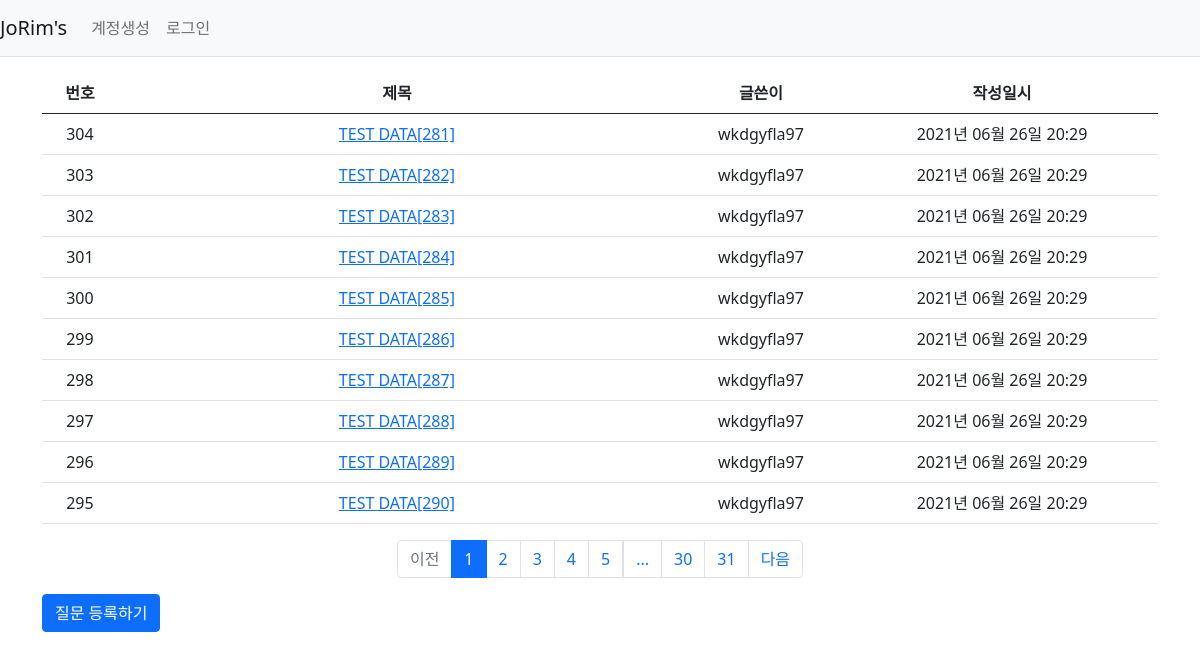
Page /question/list/ on the committed database.
### pybo/models.py (models this page shows)
class Question(db.Model):
    id = db.Column(db.Integer, primary_key=True)
    subject = db.Column(db.String(200), nullable=False)
    content = db.Column(db.Text(), nullable=False)
    create_date = db.Column(db.DateTime(), nullable=False)
    user_id = db.Column(db.Integer, db.ForeignKey('user.id', ondelete='CASCADE'), nullable=False)
    user = db.relationship('User', backref=db.backref('question_set'))
    modify_date = db.Column(db.DateTime(), nullable=True)
    voter = db.relationship('User', secondary=question_voter, backref=db.backref('question_voter_set'))

class User(db.Model):
    id = db.Column(db.Integer, primary_key=True)
    username = db.Column(db.String(150), unique=True, nullable=False)
    password = db.Column(db.String(200), nullable=False)
    email = db.Column(db.String(120), unique=True, nullable=False)

### pybo/views/question_views.py (the view)
@bp.route('/list/')
def _list():
    page = request.args.get('page', type=int, default=1)
    question_list = Question.query.order_by(Question.create_date.desc())
    question_list = question_list.paginate(page, per_page=10)
    return render_template('question/question_list.html', question_list=question_list)

### pybo/filter.py (called while the page is built)
def format_datetime(value, fmt='%Y년 %m월 %d일 %H:%M'):
    return value.strftime(fmt)

### pybo/views/auth_views.py (called while the page is built)
@bp.before_app_request
def load_logged_in_user():
    user_id = session.get('user_id')
    if user_id is None:
        g.user = None
    else:
        g.user = User.query.get(user_id)

### pybo/templates/question/question_list.html (shortened to what this page needs)
{% extends 'base.html' %}
{% block content %}
<div class="container my-3">
    <table class="table">
        <thread>
            <tr class="text-center thead-dark">
                <th>번호</th>
                <th style="width:50%">제목</th>
                <th>글쓴이</th>
                <th>작성일시</th>
            </tr>
        </thread>
        <tbody>
        {% if question_list %}
        {% for question in question_list.items %}
        <tr class="text-center">
            <td>{{ question_list.total - ((question_list.page-1) * question_list.per_page) - loop.index0 }}</td>
            <td class="text-left">
                <a href="{{ url_for('question.detail', question_id=question.id) }}">{{ question.subject }}</a>
            </td>
            <td>{{ question.user.username }}</td>
            <td>{{ question.create_date|datetime }}</td>
        </tr>
        {% endfor %}
        {% else %}
        <tr>
            <td colspan="3">질문이 없습니다.</td>
        </tr>
        {% endif %}
        </tbody>
    </table>
    <ul class="pagination justify-content-center">
        {% if question_list.has_prev %}
        <li class="page-item">
            <a class="page-link" href="?page={{ question_list.prev_num }}">이전</a>
        </li>
        {% else %}
        <li class="page-item disabled">
            <a class="page-link" tabindex="-1" aria-disabled="true" href="#">이전</a>
        </li>
        {% endif %}
        {% for page_num in question_list.iter_pages() %}
            {% if page_num %}
                {% if page_num != question_list.page %}
                <li class="page-item">
                    <a class="page-link" href="?page={{ page_num }}">{{ page_num }}</a>
                </li>
                {% else %}
                <li class="page-item active" aria-current="page">
                    <a class="page-link" href="#">{{ page_num }}</a>
                </li>
                {% endif %}
            {% else %}
                <li class="disabled">
                    <a class="page-link" href="#">...</a>
                </li>
            {% endif %}
        {% endfor %}
        {% if question_list.has_next %}
        <li class="page-item">
            <a class="page-link" href="?page={{ question_list.next_num }}">다음</a>
        </li>
        {% else %}
        <li class="page-item disabled">
            <a class="page-link" tabindex="-1" aria-disabled="true" href="#">다음</a>
        </li>
        {% endif %}
    </ul>
    <a href="{{ url_for('question.create') }}" class="btn btn-primary">질문 등록하기</a>
</div>
{% endblock %}

### rows in the picture
Question: total "304", subject "TEST DATA[281]", user.username "wkdgyfla97", create_date "2021년 06월 26일 20:29"
Question: total "303", subject "TEST DATA[282]", user.username "wkdgyfla97", create_date "2021년 06월 26일 20:29"
Question: total "302", subject "TEST DATA[283]", user.username "wkdgyfla97", create_date "2021년 06월 26일 20:29"
Question: total "301", subject "TEST DATA[284]", user.username "wkdgyfla97", create_date "2021년 06월 26일 20:29"
Question: total "300", subject "TEST DATA[285]", user.username "wkdgyfla97", create_date "2021년 06월 26일 20:29"
Question: total "299", subject "TEST DATA[286]", user.username "wkdgyfla97", create_date "2021년 06월 26일 20:29"
Question: total "298", subject "TEST DATA[287]", user.username "wkdgyfla97", create_date "2021년 06월 26일 20:29"
Question: total "297", subject "TEST DATA[288]", user.username "wkdgyfla97", create_date "2021년 06월 26일 20:29"
Question: total "296", subject "TEST DATA[289]", user.username "wkdgyfla97", create_date "2021년 06월 26일 20:29"
Question: id "295", subject "TEST DATA[290]", user.username "wkdgyfla97", create_date "2021년 06월 26일 20:29"

### other values in the picture
{{ page_num }} "1"
{{ page_num }} "2" "3" "4" "5" "30" "31"
